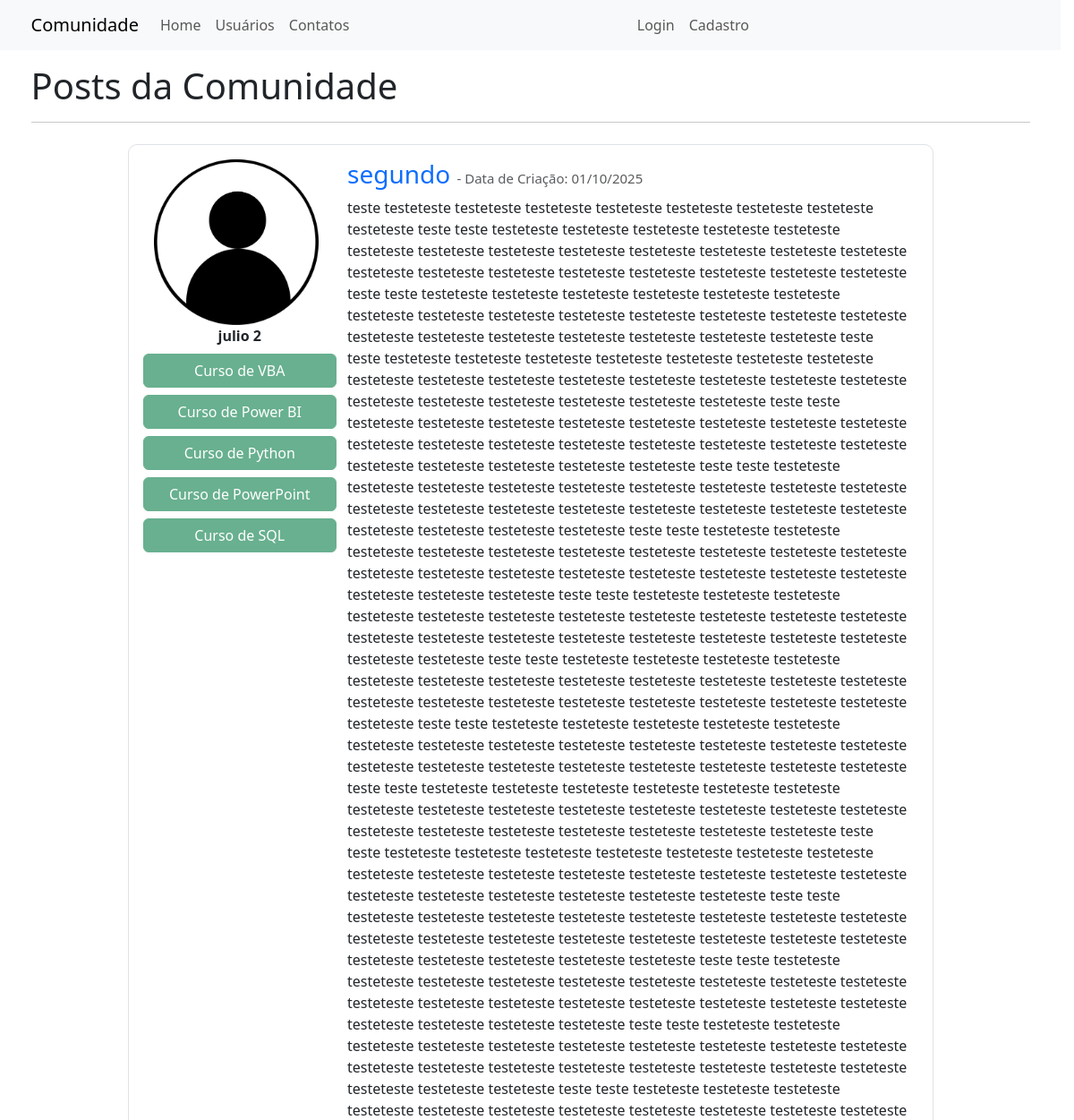
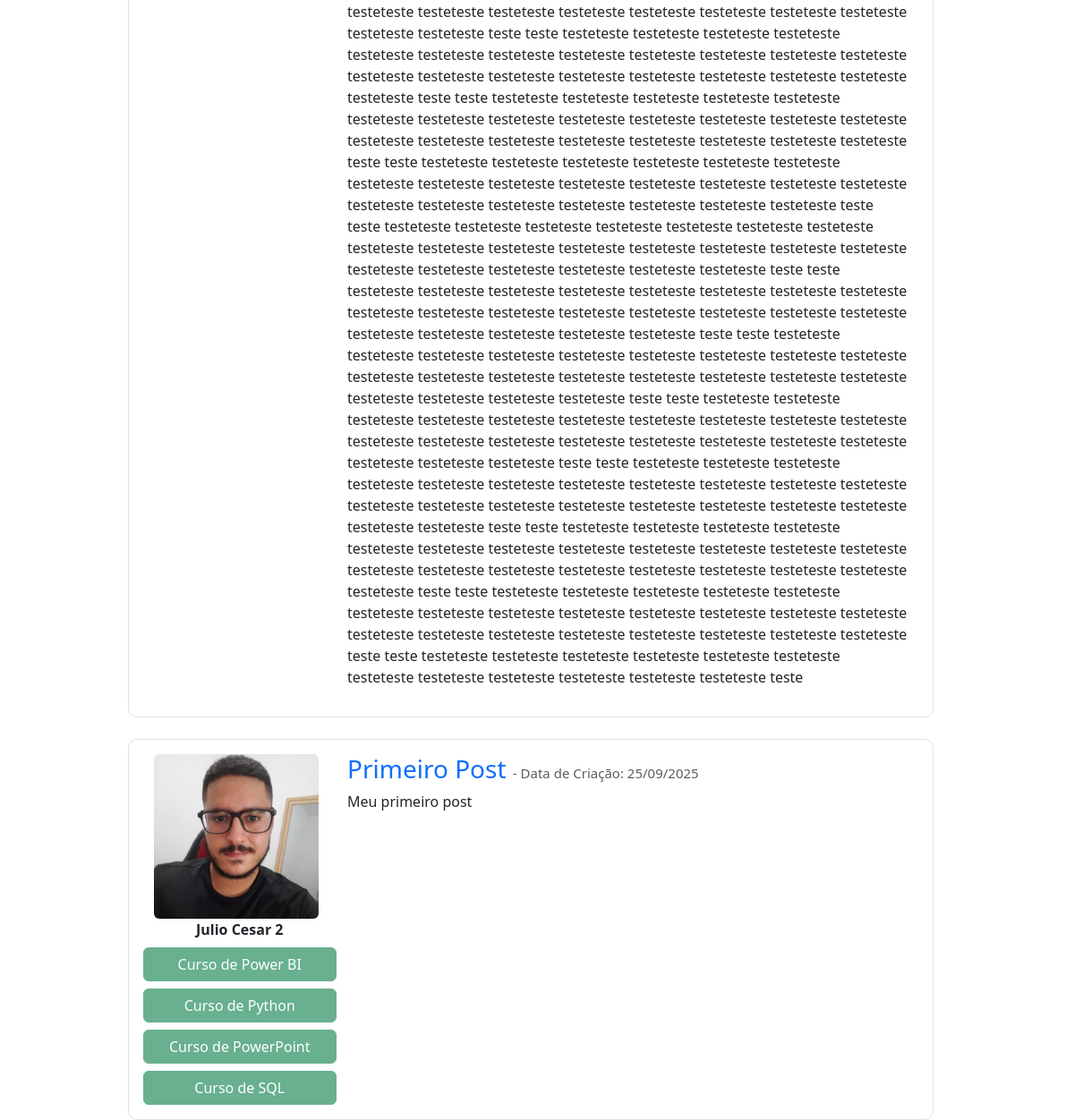
The page / on the database its author committed (2 pictures, top to bottom).
### comunidadeimpressionadora/modules.py (models this page shows, shortened)
class Post(database.Model):
    id = database.Column(database.Integer, primary_key=True)
    titulo = database.Column(database.String, nullable=False)
    corpo = database.Column(database.Text, nullable=False)
    data_criacao = database.Column(database.DateTime, nullable=False, default=datetime.utcnow)
    id_usuario = database.Column(database.Integer, database.ForeignKey('usuario.id'), nullable=False)

class Usuario(database.Model, UserMixin):
    id = database.Column(database.Integer, primary_key=True)
    username = database.Column(database.String, nullable=False)
    email = database.Column(database.String, nullable=False, unique=True)
    senha = database.Column(database.String, nullable=False)
    foto_perfil = database.Column(database.String, default='default.jpg')
    posts = database.relationship('Post', backref='autor', lazy=True)
    cursos = database.Column(database.String, nullable=False, default='Não informado')
    @property
    def foto_perfil_url(self):
        nome_foto = self.foto_perfil
        caminho_foto = os.path.join(current_app.root_path, 'static', 'fotos_perfil', nome_foto or '')
        if not nome_foto or not os.path.isfile(caminho_foto):
            nome_foto = 'default.jpg'
        return url_for('static', filename='fotos_perfil/' + nome_foto)

### comunidadeimpressionadora/routes.py (the view)
@app.route("/")
def home():
    lista_posts = Post.query.order_by(Post.id.desc())
    return render_template('home.html', lista_posts=lista_posts)

### comunidadeimpressionadora/templates/home.html
{% extends 'base.html' %}
{% block body %}
<div class="container mt-3">
    <h1>Posts da Comunidade</h1>
    <hr>
    {% for post in lista_posts %}
        <div class="row border mt-4 p-3 meupost">
            <div class="col-12 col-md-3 text-center">
                <div class="image pe-2">
                    <img src="{{ post.autor.foto_perfil_url }}"
                         class="rounded img-fluid"
                         alt="Foto de {{ post.autor.username }}">
                </div>
                <strong>{{ post.autor.username }}</strong>
                <div class="row justify-content-center">
                    {% for curso in post.autor.cursos.split(";") %}
                        {% if curso == '' or curso == 'Não informado' %}
                            <button type="button" class="btn btn-secondary mt-2" disabled>Nenhum curso</button>
                        {% else %}
                            <button type="button" class="btn btn-success mt-2" disabled>{{ curso }}</button>
                        {% endif %}
                    {% endfor %}
                </div>
            </div>
            <div class="col-12 col-md-9">
                <a style="text-decoration: none" href="{{ url_for('exibir_post', post_id=post.id) }}">
                    <h3>
                        {{ post.titulo }}
                        <small class="text-muted" style="font-size: 15px">
                            - Data de Criação: {{ post.data_criacao.strftime('%d/%m/%Y') }}
                        </small>
                    </h3>
                </a>
                <p>{{ post.corpo }}</p>
            </div>
        </div>
    {% endfor %}
</div>
{% endblock %}

### comunidadeimpressionadora/templates/base.html (shortened to what this page needs)
<!DOCTYPE html>
<html lang="pt-BR">
<head>
    <link href="https://cdn.jsdelivr.net/npm/bootstrap@5.3.2/dist/css/bootstrap.min.css" rel="stylesheet">
    <link rel="stylesheet" type="text/css" href="{{ url_for('static', filename='main.css') }}">
</head>
<body>
    {% include 'navbar.html' %}
    {% block body %}
    {% endblock %}
</body>
</html>

### comunidadeimpressionadora/templates/navbar.html (shortened to what this page needs)
<nav class="navbar navbar-expand-lg bg-body-tertiary">
  <div class="container-fluid container">
    <a class="navbar-brand">Comunidade</a>
    <div class="collapse navbar-collapse" id="navbarSupportedContent">
      <ul class="navbar-nav me-auto mb-2 mb-lg-0">
        <li class="nav-item">
          <a class="nav-link" aria-current="page" href="{{ url_for('home') }}">Home</a>
        </li>
        <li class="nav-item">
          <a class="nav-link" href="{{ url_for('usuarios') }}">Usuários</a>
        </li>
        <li class="nav-item">
            <a class="nav-link" href="{{ url_for('contato') }}">Contatos</a>
        </li>
      </ul>
      <ul class="navbar-nav me-auto mb-2 mb-lg-0">
        {% if current_user.is_authenticated %}
          <li class="nav-item">
            <a class="nav-link" aria-current="page">Olá {{ current_user.username }}</a>
          </li>
          <li class="nav-item">
            <a class="nav-link" aria-current="page" href="{{ url_for('criar_post') }}">Criar Post</a>
          </li>
          <li class="nav-item">
            <a class="nav-link" aria-current="page" href="{{ url_for('perfil') }}">Meu Perfil</a>
          </li>
          <li class="nav-item">
            <a class="nav-link" aria-current="page" href="{{ url_for('sair') }}">Sair</a>
          </li>
        {% else %}
          <li class="nav-item">
            <a class="nav-link" aria-current="page" href="{{ url_for('login') }}">Login</a>
          </li>
          <li class="nav-item">
            <a class="nav-link" href="{{ url_for('cadastro') }}">Cadastro</a>
          </li>
        {% endif %}
      </ul>
    </div>
  </div>
</nav>

### comunidadeimpressionadora/static/main.css (style rules this page uses)
html { scrollbar-gutter: stable; }
.card, .meupost { max-width: 900px; width: 100%; border: none; border-radius: 10px; background-color: #fff; margin: 0 auto; word-wrap: break-word; overflow-wrap: break-word; }
.image img { max-width: 100%; height: auto; border-radius: 0.5rem; }
.meupost p, .meupost h3, .meupost a, .card p, .card h3, .card a { word-wrap: break-word; overflow-wrap: break-word; }

### rows shown on the page
Post: autor.foto_perfil_url (placeholder picture), autor.username "julio 2", curso "Curso de VBA" "Curso de Power BI" "Curso de Python" "Curso de PowerPoint" "Curso de SQL", titulo "segundo", data_criacao "01/10/2025", corpo "teste testeteste testeteste testeteste testeteste testeteste testeteste testeteste testeteste teste teste testeteste testeteste testeteste testeteste testeteste testeteste testeteste testeteste testeteste testeteste testeteste testeteste testeteste testeteste testeteste testeteste testeteste testeteste testeteste testeteste testeteste teste teste testeteste testeteste testeteste testeteste testeteste testeteste testeteste testeteste testeteste testeteste testeteste testeteste testeteste testeteste testeteste testeteste testeteste testeteste testeteste testeteste testeteste teste teste testeteste testeteste testeteste testeteste testeteste testeteste testeteste testeteste testeteste…"
Post: autor.foto_perfil_url (picture), autor.username "Julio Cesar 2", curso "Curso de Power BI" "Curso de Python" "Curso de PowerPoint" "Curso de SQL", titulo "Primeiro Post", data_criacao "25/09/2025", corpo "Meu primeiro post"
